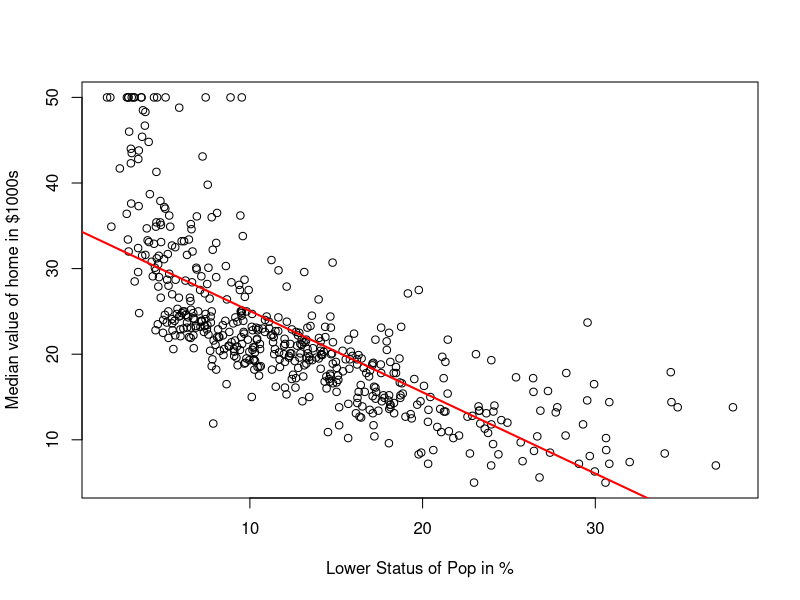

Write the R code that produced this figure.
## ---- chunk 1
knitr::opts_chunk$set(echo = FALSE)
## ---- chunk 2
options(width = 70)
library(MASS)
library(dplyr)
data(Boston)
Boston <- Boston %>% select(medv, everything())
sort(cor(Boston)[1,])
summary(lm(medv ~ lstat, data= Boston))$adj.r.squared
## ---- chunk 3
modelLstat <- lm(medv ~ lstat, data = Boston)
plot(Boston$lstat, Boston$medv, xlab = "Lower Status of Pop in %",
         ylab = "Median value of home in $1000s")
abline(modelLstat, col = "red", lwd = 2)
